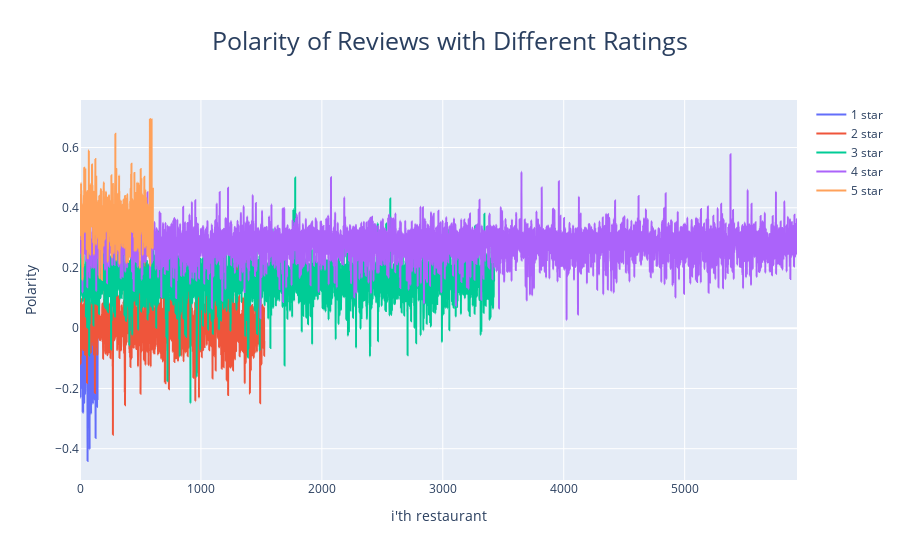

The notebook cell this image was saved under:
### Code cell
star=[1, 2, 3, 4, 5]
fig2=go.Figure()
avg_polarity=[]
for i in range(len(star)):    
    rest_5=restaurant[restaurant['stars']==star[i]]
    a=list(set(rest_5['business_id']))
    hh=[]
    for j in progressbar.progressbar(range(len(a))):
        b=list(review[review['business_id']==a[j]]['text'])
        polarity=[]
        for sentence in b:
            blob = TextBlob(sentence)
            polarity.append(blob.sentiment.polarity)
        if len(polarity)!=0:
            hh.append(sum(polarity)/len(polarity))
        ##if j==10:
          ##  break
    avg_polarity.append(sum(hh)/len(hh))
    print(avg_polarity)
    trace=go.Scatter(x=np.linspace(0,len(hh),num=len(hh)),y=hh,line_shape='spline',name='{} star'.format(str(star[i])))
    fig2.add_trace(trace)
    fig2.update_layout(title="Polarity of Reviews with Different Ratings",title_x=0.5,title_font_size=25,xaxis_title='i\'th restaurant',yaxis_title='Polarity')

### Figure 1 — Plotly figure (JSON) as saved in the notebook; plotly's stock layout.template omitted (floating-point values rounded to 4 significant figures; data arrays with more than 128 entries replaced by an {"elided": "..."} marker saying what was removed)
{"data": [{"line": {"shape": "spline"}, "name": "1 star", "type": "scatter", "x": {"elided": "146 float values"}, "y": {"elided": "146 float values"}}, {"line": {"shape": "spline"}, "name": "2 star", "type": "scatter", "x": {"elided": "1524 float values"}, "y": {"elided": "1524 float values"}}, {"line": {"shape": "spline"}, "name": "3 star", "type": "scatter", "x": {"elided": "3424 float values"}, "y": {"elided": "3424 float values"}}, {"line": {"shape": "spline"}, "name": "4 star", "type": "scatter", "x": {"elided": "5929 float values"}, "y": {"elided": "5929 float values"}}, {"line": {"shape": "spline"}, "name": "5 star", "type": "scatter", "x": {"elided": "603 float values"}, "y": {"elided": "603 float values"}}], "layout": {"title": {"font": {"size": 25}, "text": "Polarity of Reviews with Different Ratings", "x": 0.5}, "xaxis": {"title": {"text": "i'th restaurant"}}, "yaxis": {"title": {"text": "Polarity"}}}}
